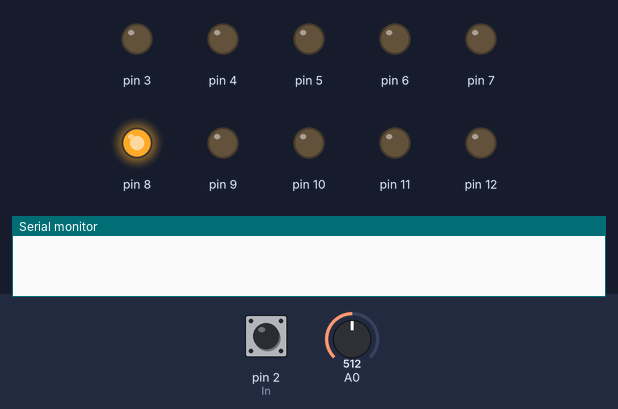
Bench run of a sketch on a simulated Arduino Uno, built with avr-gcc and run on an emulated ATmega328P. On the bench: output pins drawn as LEDs (lit = HIGH), the last lines printed to the serial monitor. The inputs (shaded band) are chosen by the test bench; at power-on: A0 = 512, pin 2 (In) HIGH. Random numbers use the default seed unless the sketch sets one.

Above: at 1.2 s.
1.3 s: A0 set to 306
At 2.2 s:
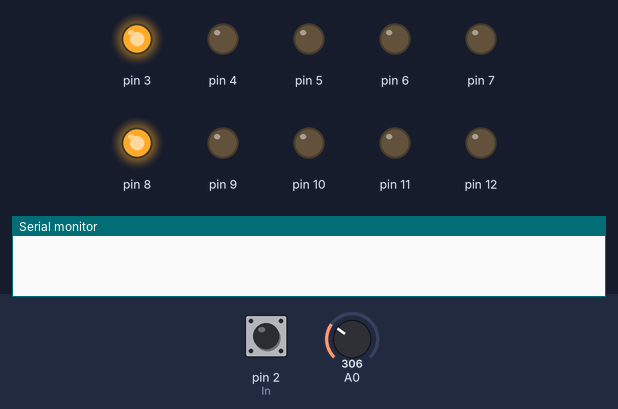
4.3 s: pin 2 (In) pulled LOW for 3.2 s
At 5.7 s:
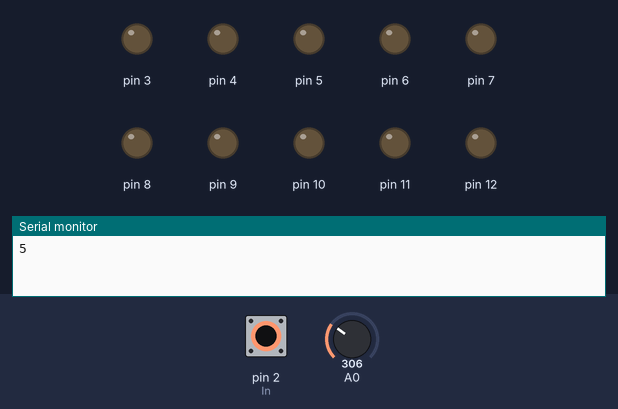
10.5 s: pin 2 (In) pulled LOW for 1 s
At 12.3 s:
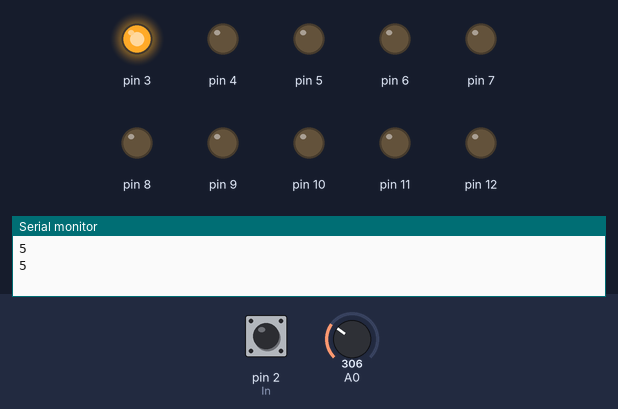
14.5 s: pin 2 (In) pulled LOW for 0.15 s
At 17.0 s:
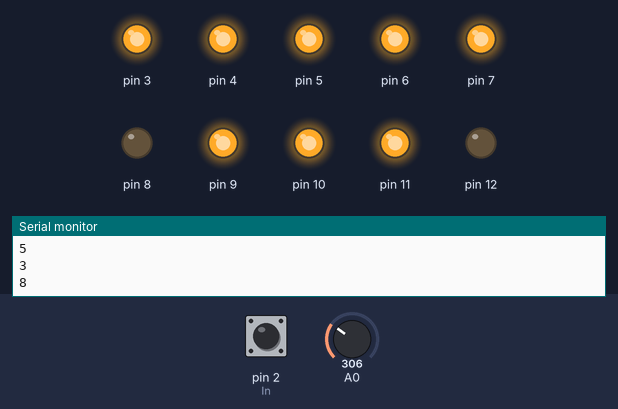
17.6 s: pin 2 (In) pulled LOW for 0.15 s
At 20.2 s:
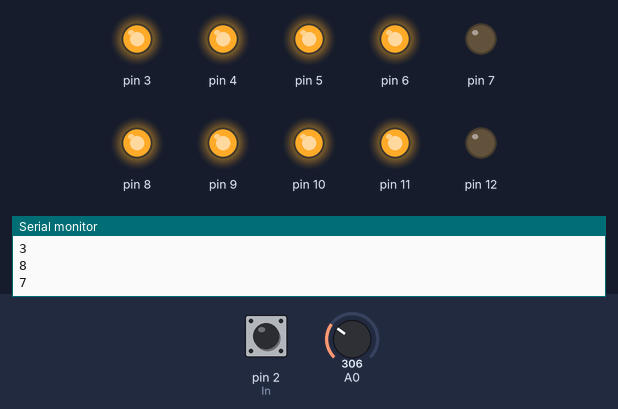
Timing chart, 0 to 21.7 s (numbered marks = the images above; inputs shaded):
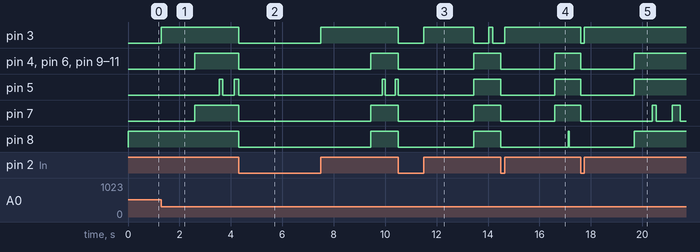

Measured:
- after the input at 1.3 s, pin 3: LOW → HIGH at once
- after the input at 4.3 s, pin 3: HIGH → LOW at once, → HIGH 3.2 s later; pin 4, pin 6–11: HIGH → LOW at once, → HIGH 5.1 s later
- after the input at 10.5 s, pin 3: goes LOW 1.0 s, HIGH 1.9 s, LOW 0.58 s, HIGH 0.16 s, then LOW, starting at once; pin 4, pin 6–11: HIGH → LOW at once, → HIGH 2.9 s later
- after the input at 14.5 s, pin 4–7, pin 9–11: HIGH → LOW at once, → HIGH 2.1 s later; pin 8: HIGH → LOW at once, → HIGH 2.6 s later, → LOW 0.04 s later
- after the input at 17.6 s, pin 3: HIGH → LOW at once, → HIGH 0.15 s later; pin 4–6, pin 9–11: HIGH → LOW at once, → HIGH 2.1 s later; pin 7: goes LOW 2.8 s, HIGH 0.15 s, LOW 0.64 s, HIGH 0.30 s, then LOW, starting at once

The sketch:

Leuchstofflampe.ino
```cpp
#define In 2
int AlleAn = false;
int out;
int outDefekt;
int Pause1;
int defekteLampeFlackerzeit;
int einschaltWahrscheinlichkeit;


void setup() {
  pinMode(2,INPUT_PULLUP);
  pinMode(3,OUTPUT);
  pinMode(4,OUTPUT);
  pinMode(5,OUTPUT);
  pinMode(6,OUTPUT);
  pinMode(7,OUTPUT);
  pinMode(8,OUTPUT);
  pinMode(9,OUTPUT);
  pinMode(10,OUTPUT);
  pinMode(11,OUTPUT);
  pinMode(12,OUTPUT);
  Serial.begin(9600);
}

void loop() {
//-----------------------------------------------------------
//__________Alle Lampen an mit Zufälligem Flackern___________
//-----------------------------------------------------------
  if ((digitalRead(In)) == HIGH && AlleAn == false) {
    for (int i=0; i<100; i++){
      randomSeed(analogRead(0));
      out = random(3, 12);
      Pause1 = random(5, 50);
      einschaltWahrscheinlichkeit = random(0, 8);
      if (einschaltWahrscheinlichkeit > 0){
        digitalWrite(out,HIGH);
      }
      else{
        digitalWrite(out,LOW);
      }
      delay(Pause1);
      if (i==99){
        for(out=3;out<12;out++){
          digitalWrite(out,HIGH);
          AlleAn = true;
        }
      }
    }
//-----------------------------------------------------------
//___________Welche Lampe soll später flackern_______________
//-----------------------------------------------------------
    randomSeed(analogRead(0)+millis());
    outDefekt = random(3, 9);
    Serial.println(outDefekt);
  }
//-----------------------------------------------------------
//______________________Alle Leuchten aus____________________
//-----------------------------------------------------------
  if ((digitalRead(In)) == LOW){
    for(out=3;out<12;out++){
      digitalWrite(out,LOW);
      AlleAn = false;
    }
  }
//-----------------------------------------------------------
//___________Zufälliges Flackern einer Lampe_________________
//-----------------------------------------------------------
  if (AlleAn == true){
    if (digitalRead(outDefekt) == HIGH){
      digitalWrite(outDefekt, LOW);
      defekteLampeFlackerzeit = random(300, 1000);
    }
    else{
      digitalWrite(outDefekt, HIGH);
      defekteLampeFlackerzeit = random(5, 300);
    }
    for(int i=0; i<defekteLampeFlackerzeit; i++){          //hier wird eine Pause erzeugt
      delay(1);                           //welche unterbrochen werden
      if ((digitalRead(In)) == LOW) {     //kann.
        i = defekteLampeFlackerzeit;
      }
    }
  }
}
```
